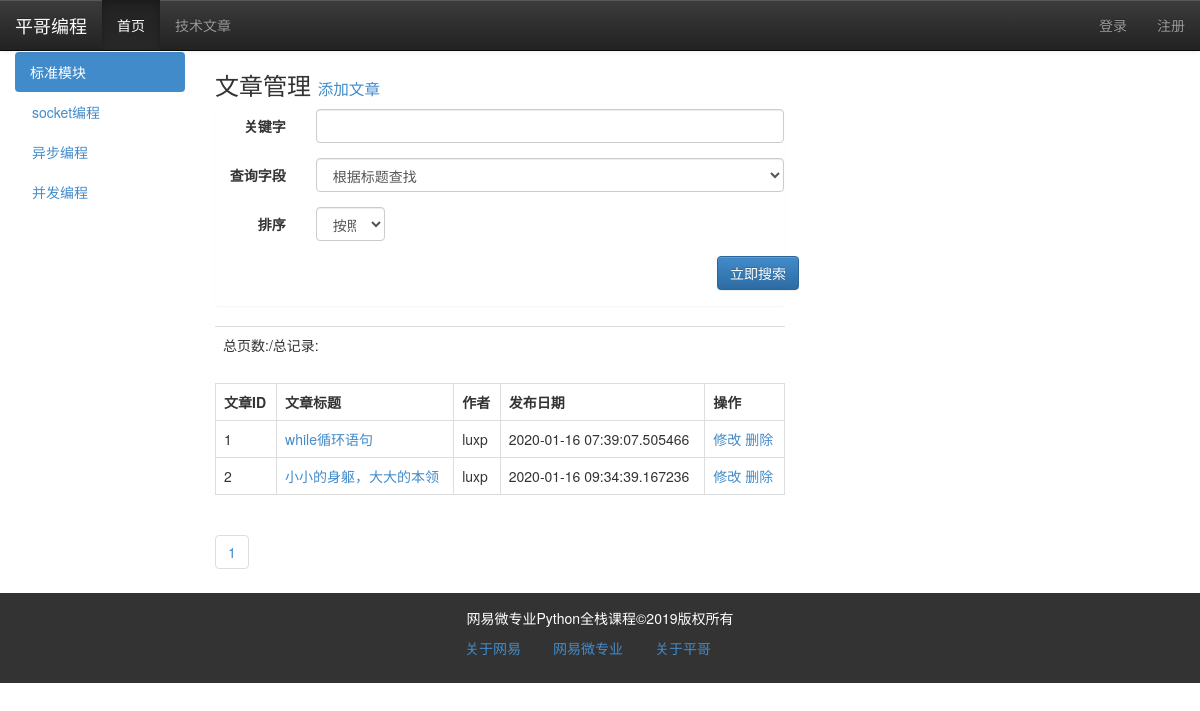
/article/list, run on an earlier commit of the app's database.
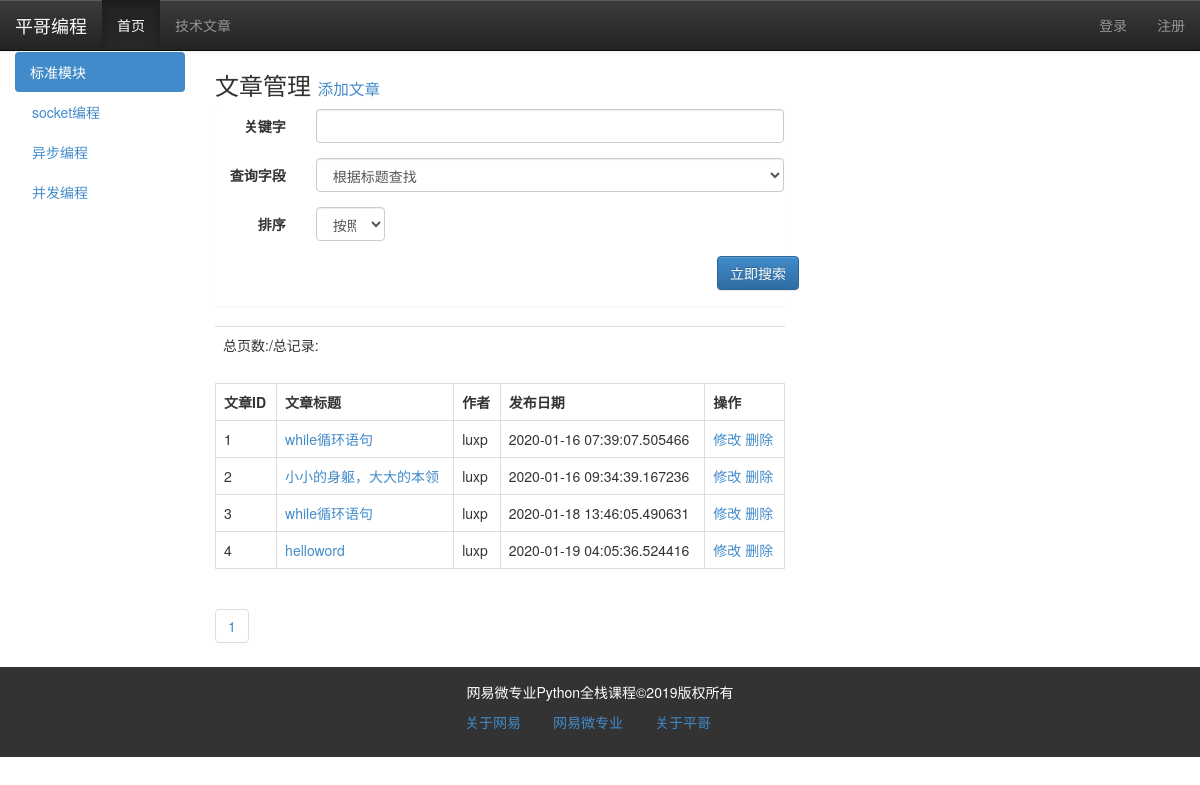
And on a later commit of the database.
### models.py (models this page shows)
class Category(db.Model):
    cate_id = db.Column(db.Integer, primary_key=True)
    cate_name = db.Column(db.String, unique=True)
    cate_order = db.Column(db.Integer, default=0)
    articles = db.relationship("Article")

class Article(db.Model):
    id = db.Column(db.Integer, primary_key=True)
    title = db.Column(db.String)
    intro = db.Column(db.String)
    content = db.Column(db.Text)
    author = db.Column(db.String)
    pubdate = db.Column(db.DateTime, default=datetime.utcnow)
    cate_id = db.Column(db.Integer, db.ForeignKey("category.cate_id"))

### views/articles.py (the view)
@article_app.route("/list/<int:page>", methods=['get', "post"])
@article_app.route("/list", defaults={"page":1},methods=['get', "post"])
def list(page):
    if request.method == "POST":
        q = request.form['q']
        condition = {request.form['field']:q}
        if request.form['field'] == "title":
            condition = Article.title.like('%%%s%%' % q)
        else:
            condition = Article.content.like('%%%s%%' % q)
        if request.form['order'] == "1":
            order = Article.id.asc()
        else:
            order = Article.id.desc()
        res = Article.query.filter(condition)\
                                .order_by(order)\
                                .paginate(page, 10)
    else:
        res = Article.query.paginate(page,10)
    articles = res.items
    pageList = res.iter_pages()
    return render_template("article/article_list.html", articles=articles,
                           pageList=pageList
                           )

### app.py (called while the page is built)
@app.context_processor
def account():
    username = session.get('user')
    return {"username":username}

@app.context_processor
def getCateList():
    cates = Category.query.all()
    return {"cates":cates}

### templates/article/article_list.html (shortened to what this page needs)
{% extends "base.html" %}
{% block content %}
		<div class="container-fluid">
			<div class="row">
				<div class="col-md-2 hidden-xs hidden-sm">
					<ul class="nav nav-pills  " id="left_menu">
						<li class="active"><a href="">标准模块</a></li>
						<li ><a href="#" data-toggle="dropdown">
										socket编程
								</a>
						</li>
						<li><a href="">异步编程</a></li>
						<li><a href="">并发编程</a></li>
					</ul>
				</div>
				<div class="col-md-6">
                    <h3>文章管理
                    <small>
                            <a href="{{ url_for("article_app.post") }}">
                                添加文章
                            </a>
                        </small>
                    </h3>
                    <div class="panel">
                        <form action=""  method="post" class="form-horizontal" >
                            <div class="form-group">
                                <label for="q" class="col-xs-2 control-label">关键字</label>
                                <div class="col-xs-10">
                                    <input type="text" name="q" class="form-control">
                                </div>
                            </div>
                            <div class="form-group">
                                <label for="field" class="col-xs-2 control-label">查询字段</label>
                                <div class="col-xs-10">
                                    <select name="field" class="form-control">
                                        <option value="title">根据标题查找</option>
                                    </select>
                                </div>
                            </div>
                            <div class="form-group">
                                <label for="排序" class="col-xs-2 control-label">排序</label>
                                <div class="col-xs-2">
                                   <select name="order" class="form-control">
                                        <option value="1" checked>按照id升序排序</option>
                                    </select>
                                </div>
                            </div>
                            <div class="form-group ">
                                <input type="submit" name="search" class="btn btn-primary pull-right" value="立即搜索">
                            </div>
                        </form>
                    </div>
                    <table class="table">
                        <tr>
                            <td>总页数:{{ pages }}/总记录:{{ total }}</td>
                        </tr>
                    </table>
					<table class="table table-bordered ">
                        <tr>
                            <th>文章ID</th>
                            <th>文章标题</th>
                            <th>作者</th>
                            <th>发布日期</th>
                            <th>操作</th>
                        </tr>
                        {% for article in articles %}
                        <tr>
                            <td>{{ article.id }}</td>
                            <td><a href="{{ url_for("article_app.view", article_id=article.id) }}">{{ article.title }}</a></td>
                            <td>{{ article.author }}</td>
                            <td>{{ article.pubdate }}</td>
                            <td>
                                <a href="{{ url_for("article_app.edit", article_id=article.id) }}">修改</a>
                                <a href="{{ url_for("article_app.delete", article_id=article.id) }}">删除</a>
                            </td>
                        </tr>
                        {% endfor %}
                    </table>
					<ul class="pagination">
                        {% for page in pageList %}
                            {% if page!=None %}
						<li><a href="{{ url_for("article_app.list", page=page) }}">{{ page }}</a></li>
                            {% else %}
                            <li><a href="#">...</a></li>
                            {% endif %}
						{% endfor %}
					</ul>
				</div>
				</div>
			</div>
{% endblock %}

### templates/base.html (shortened to what this page needs)
<!DOCTYPE html>
<html lang="en">
{% block head %}
    <head>
        <link rel="stylesheet" type="text/css" href="{{ url_for("static", filename="css/bootstrap.css") }}"/>
	    <link rel="stylesheet" type="text/css" href="{{ url_for("static", filename="css/bootstrap-theme.css") }}"/>
	</head>
{%  endblock %}
<body>
{%  block nav %}
      <nav class="navbar navbar-default navbar-fixed-top navbar-inverse">
			<div class="navbar-header">
				<a href="" class="navbar-brand">平哥编程</a>
			</div>
			<div class="collapse navbar-collapse" id="navmenu">
				<ul class="nav navbar-nav" >
					<li class="active"><a href="{{ url_for("index") }}">首页</a></li>
					{% for cate in cates %}
                        <li><a href="{{ url_for("article_app.getArticleList",cate_id=cate.cate_id, page=1) }}">{{ cate.cate_name }}</a> </li>
                    {% endfor %}
                </ul>
                <ul class="nav navbar-nav pull-right">
                   {% if not username %}
                        <li><a href="{{ url_for("login") }}">登录</a></li>
                        <li><a href="{{ url_for("user_app.register") }}">注册</a></li>
                   {% else %}
                       <li><a href="#">{{ username }}</a></li>
                       <li><a href="{{ url_for("logout") }}">logout</a></li>
				    {% endif %}
                </ul>
			</div>
		</nav>
{% endblock %}
{% block content %}{%  endblock %}
{% block footer %}
          <footer>
			<div class="container-fluid">
				<div class="row">
					<div class="col-md-12">
						网易微专业Python全栈课程&copy;2019版权所有
					</div>
				</div>
			</div>
			<nav >
				<ul class="nav nav-pills   ">
					<li><a href="">关于网易</a></li>
					<li><a href="">网易微专业</a></li>
					<li><a href="">关于平哥</a></li>
				</ul>
			</nav>
		</footer>
{% endblock %}
</body>
</html>

What changed in the data, as far as the page shows it:
added Article: id "3", title "while循环语句", author "luxp", pubdate "2020-01-18 13:46:05.490631"
added Article: id "4", title "helloword", author "luxp", pubdate "2020-01-19 04:05:36.524416"
